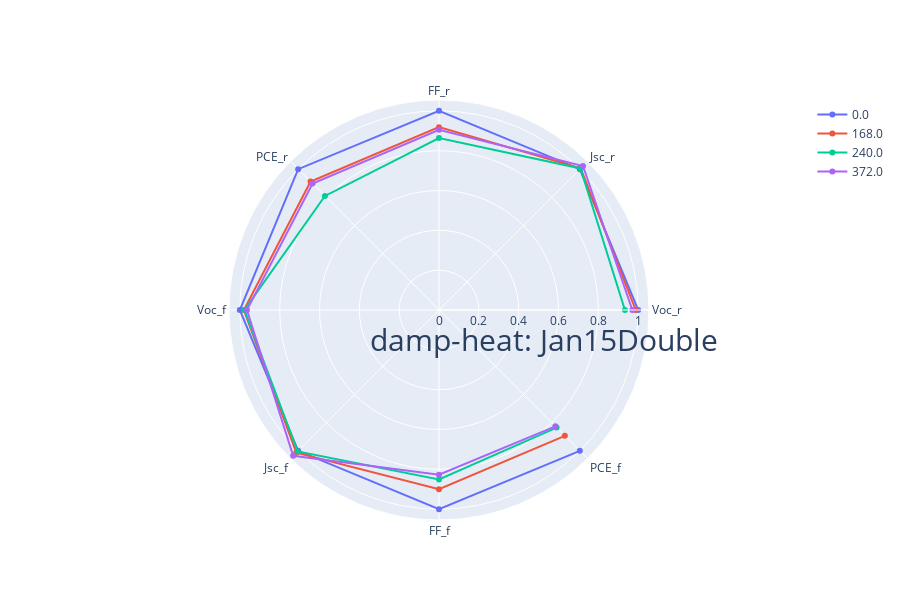
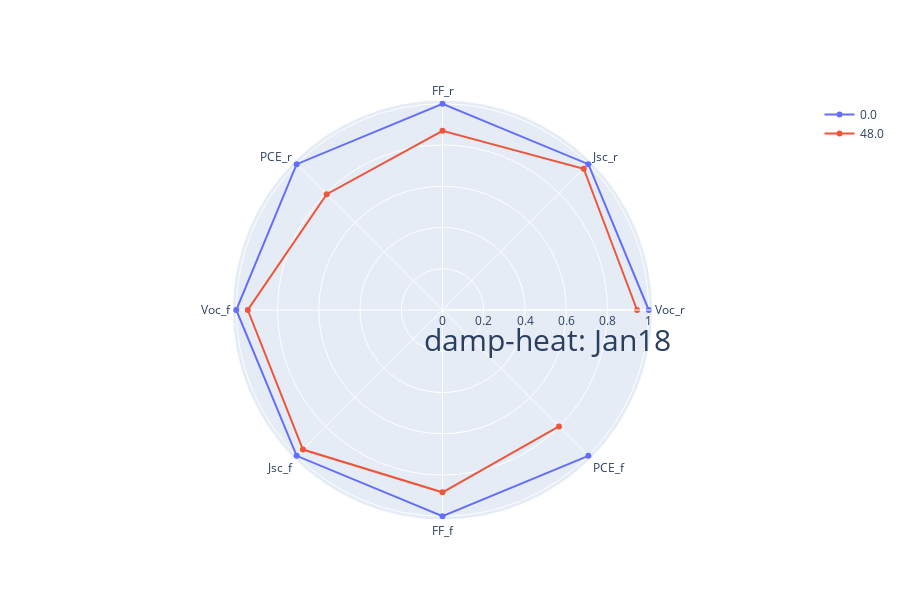
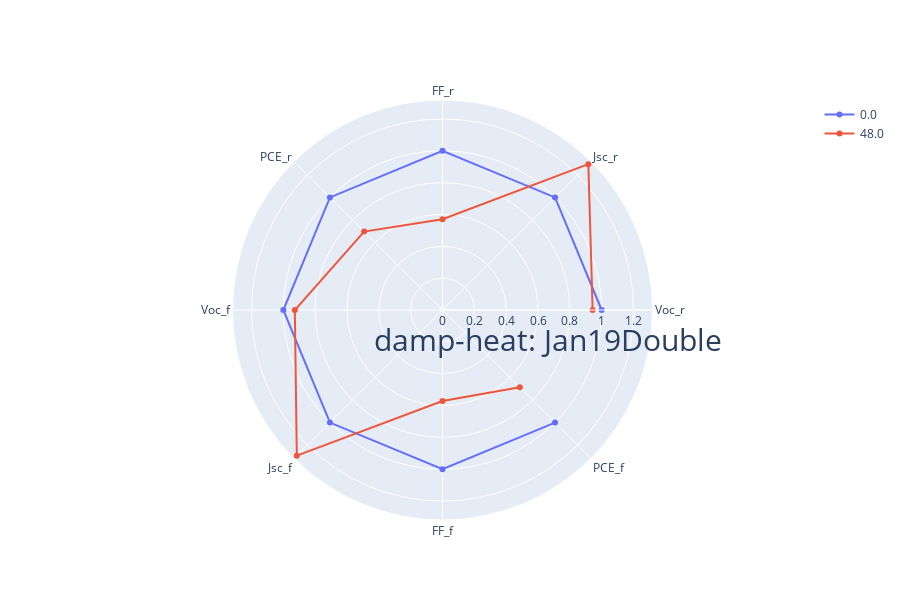
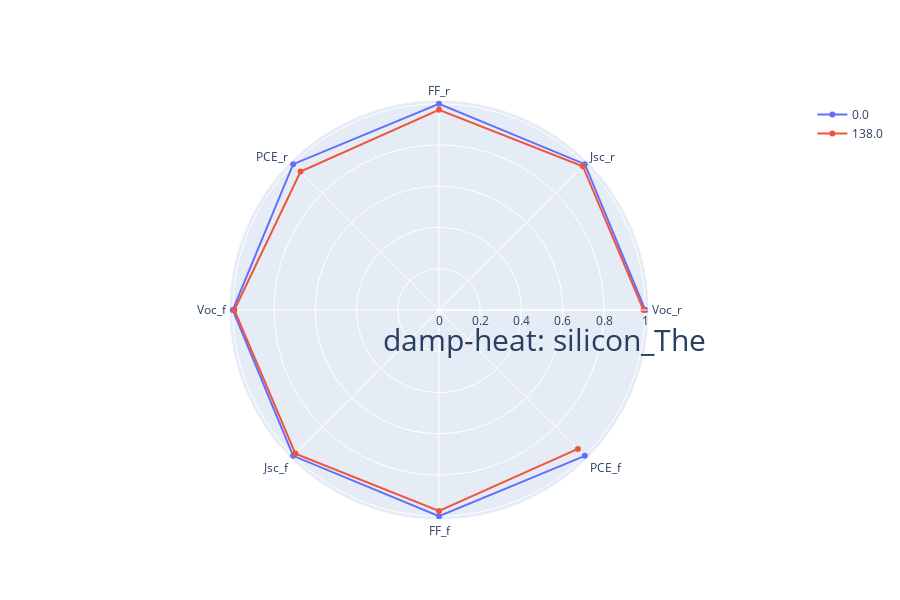

Notebook cell for these charts, in order:
### Markdown cell above
## Draw all cell performance change ratio

### Code cell
mf.draw_cell_performance(data)

### Figure 1 — Plotly figure (JSON) as saved in the notebook; plotly's stock layout.template omitted (floating-point values rounded to 4 significant figures)
{"data": [{"name": "0.0", "r": [1, 1, 1, 1, 1, 1, 1, 1], "theta": ["Voc_r", "Jsc_r", "FF_r", "PCE_r", "Voc_f", "Jsc_f", "FF_f", "PCE_f"], "type": "scatterpolar"}, {"name": "168.0", "r": [0.9875, 1.006, 0.918, 0.912, 0.9796, 1.013, 0.9001, 0.8936], "theta": ["Voc_r", "Jsc_r", "FF_r", "PCE_r", "Voc_f", "Jsc_f", "FF_f", "PCE_f"], "type": "scatterpolar"}, {"name": "240.0", "r": [0.9334, 1.005, 0.8635, 0.8099, 0.977, 1.004, 0.8512, 0.8349], "theta": ["Voc_r", "Jsc_r", "FF_r", "PCE_r", "Voc_f", "Jsc_f", "FF_f", "PCE_f"], "type": "scatterpolar"}, {"name": "372.0", "r": [0.9707, 1.022, 0.9048, 0.8979, 0.9644, 1.036, 0.8273, 0.8261], "theta": ["Voc_r", "Jsc_r", "FF_r", "PCE_r", "Voc_f", "Jsc_f", "FF_f", "PCE_f"], "type": "scatterpolar"}], "layout": {"height": 600, "polar": {"radialaxis": {"title": {"font": {"size": 30}, "text": "damp-heat: Jan15Double"}, "visible": true}}, "showlegend": true}}

### Figure 2 — Plotly figure (JSON) as saved in the notebook; plotly's stock layout.template omitted (floating-point values rounded to 4 significant figures)
{"data": [{"name": "0.0", "r": [1, 1, 1, 1, 1, 1, 1, 1], "theta": ["Voc_r", "Jsc_r", "FF_r", "PCE_r", "Voc_f", "Jsc_f", "FF_f", "PCE_f"], "type": "scatterpolar"}, {"name": "48.0", "r": [0.9433, 0.9685, 0.8689, 0.7937, 0.9441, 0.9569, 0.884, 0.7987], "theta": ["Voc_r", "Jsc_r", "FF_r", "PCE_r", "Voc_f", "Jsc_f", "FF_f", "PCE_f"], "type": "scatterpolar"}], "layout": {"height": 600, "polar": {"radialaxis": {"title": {"font": {"size": 30}, "text": "damp-heat: Jan18"}, "visible": true}}, "showlegend": true}}

### Figure 3 — Plotly figure (JSON) as saved in the notebook; plotly's stock layout.template omitted (floating-point values rounded to 4 significant figures)
{"data": [{"name": "0.0", "r": [1, 1, 1, 1, 1, 1, 1, 1], "theta": ["Voc_r", "Jsc_r", "FF_r", "PCE_r", "Voc_f", "Jsc_f", "FF_f", "PCE_f"], "type": "scatterpolar"}, {"name": "48.0", "r": [0.9433, 1.296, 0.5698, 0.6965, 0.9279, 1.294, 0.5721, 0.6871], "theta": ["Voc_r", "Jsc_r", "FF_r", "PCE_r", "Voc_f", "Jsc_f", "FF_f", "PCE_f"], "type": "scatterpolar"}], "layout": {"height": 600, "polar": {"radialaxis": {"title": {"font": {"size": 30}, "text": "damp-heat: Jan19Double"}, "visible": true}}, "showlegend": true}}

### Figure 4 — Plotly figure (JSON) as saved in the notebook; plotly's stock layout.template omitted (floating-point values rounded to 4 significant figures)
{"data": [{"name": "0.0", "r": [1, 1, 1, 1, 1, 1, 1, 1], "theta": ["Voc_r", "Jsc_r", "FF_r", "PCE_r", "Voc_f", "Jsc_f", "FF_f", "PCE_f"], "type": "scatterpolar"}, {"name": "138.0", "r": [0.9915, 0.9859, 0.9711, 0.9493, 0.9923, 0.9848, 0.9744, 0.9523], "theta": ["Voc_r", "Jsc_r", "FF_r", "PCE_r", "Voc_f", "Jsc_f", "FF_f", "PCE_f"], "type": "scatterpolar"}], "layout": {"height": 600, "polar": {"radialaxis": {"title": {"font": {"size": 30}, "text": "damp-heat: silicon_The"}, "visible": true}}, "showlegend": true}}
